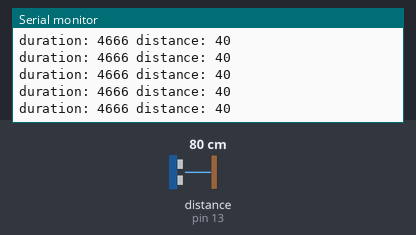
The sketch below on a simulated Arduino Uno, built with avr-gcc and run on an emulated ATmega328P. Shown: the last lines printed to the serial monitor. Wiring (inferred from the names in the program): ultrasonic range finder: trigger pin 12; echo pin 13. Inputs (shaded band) come from the test bench; at power-on: distance to the obstacle (sensor on pin 13) 80 cm. The echo pulse lasts 58.3 µs per cm.

Above: at 1.2 s.
1.3 s: distance to the obstacle (sensor on pin 13) set to 120 cm
At 1.49 s:
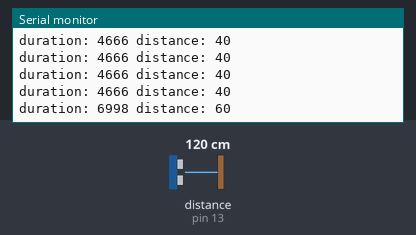
4.3 s: distance to the obstacle (sensor on pin 13) set to 35 cm
At 4.3 s:
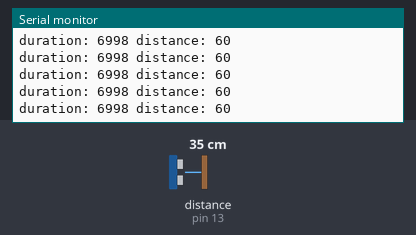
7.3 s: distance to the obstacle (sensor on pin 13) set to 250 cm
At 7.4 s:
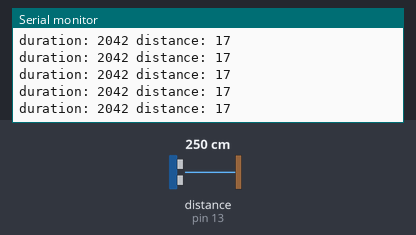
Timing chart, 0 to 10.3 s (numbered marks = the images above; inputs shaded):
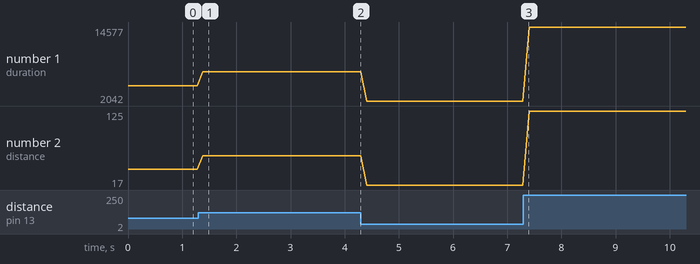

Measured:
- after the input at 1.3 s, the serial monitor: prints a new line after 0.08 s (image 1)
- plotted number 1: 4666 → 6998 after the input at 1.3 s, 6998 → 2042 after the input at 4.3 s, 2042 → 14557 after the input at 7.3 s
- plotted number 2: 40 → 60 after the input at 1.3 s, 60 → 17 after the input at 4.3 s, 17 → 125 after the input at 7.3 s

The sketch:

sonnic.ino
```cpp
int trigPin = 12;    // Trigger
int echoPin = 13;    // Echo
long duration, cm;
long cm_constrained;

void setup() {
  // put your setup code here, to run once:
  //Serial Port begin
  Serial.begin (9600);
  //Define inputs and outputs
  pinMode(trigPin, OUTPUT);
  pinMode(echoPin, INPUT);


}

void loop() {
  // put your main code here, to run repeatedly:
  // The sensor is triggered by a HIGH pulse of 10 or more microseconds.
  // Give a short LOW pulse beforehand to ensure a clean HIGH pulse:
  digitalWrite(echoPin,LOW);
  digitalWrite(trigPin, LOW);
  delayMicroseconds(5);
  digitalWrite(trigPin, HIGH);
  delayMicroseconds(10);
  digitalWrite(trigPin, LOW);

  // Read the signal from the sensor: a HIGH pulse whose
  // duration is the time (in microseconds) from the sending
  // of the ping to the reception of its echo off of an object.


  duration = pulseIn(echoPin, HIGH);

  // Convert the time into a distance
  cm = (duration /2) /58.0 ;     // Divide by 29.1 or multiply by 0.0343
  cm_constrained = constrain(cm, 2, 400);


  Serial.print("duration: ");
  Serial.print(duration);
  Serial.print(" distance: ");
  Serial.print(cm);
  Serial.println();

  delay(100);


}
```
